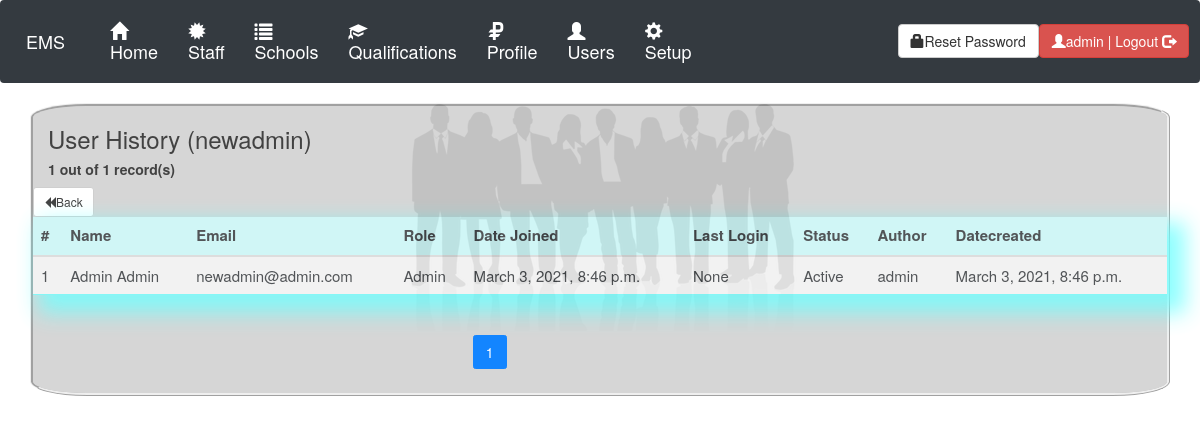
The app's page /user/useraudit/3 (signed in) with its own data.
### account/models.py (models this page shows, shortened)
class UserHistory(models.Model):
	username = models.IntegerField()
	fname = models.CharField(max_length=25,blank=False)
	lname = models.CharField(max_length=25,blank=False)
	email = models.CharField(max_length=50,blank=True)
	role = models.CharField(max_length=10,blank=True)
	is_active = models.BooleanField(default=False)
	last_login= models.DateTimeField(max_length=30,null=True,blank=True)
	date_joined=models.DateTimeField(max_length=30,blank=False)
	datecreated= models.DateTimeField(auto_now_add=True)
	author = models.ForeignKey(User,on_delete=models.DO_NOTHING)

### account/views.py (the view)
# urls.py: path('user/useraudit/<int:id>', views.user_audit,name='useraudit'),
@permission_required('account.view_userhistory')
def user_audit(request,id):
	record = get_object_or_404(User, id=id)
	records=UserHistory.objects.filter(username=record.id).order_by('id')
	totalrecords=UserHistory.objects.filter(username=record.id).count()
	paginator=Paginator(records,20)
	page_num=request.GET.get('page', 1)
	records=paginator.get_page(page_num)
	pagecount=int(len(list(records)))
	counted=str(pagecount) +" out of "+str(totalrecords)+" record(s)"
	context={"title":"User History ("+ str(record.username)+")","records":records,"counted":counted,"showform":"none",}
	return render(request,'user/userhistory.html',context)

### account/views.py (called while the page is built)
def permission_required(perm, login_url=None, raise_exception=True):
	def check_perms(user):
		if isinstance(perm, six.string_types):
			perms = (perm, )
		else:
			perms = perm
		if user.has_perms(perms):
			return True
		if raise_exception and user.pk:
			raise PermissionDenied
		return False
	return user_passes_test(check_perms, login_url=login_url)

### account/templates/user/userhistory.html
{% extends 'template.html' %}
{% block content %}
<a href="{% url 'allusers' %}" class="btn btn-default btn-sm"><i class="glyphicon glyphicon-backward"></i>Back</a>
	<table class="table table-striped table-hover">
     <thead>
        <th>#</th>
        <th>Name</th>
        <th>Email</th>
        <th>Role</th>
        <th>Date Joined</th>
        <th>Last Login</th>
        <th>Status</th>
        <th>Author</th>
        <th>Datecreated</th>
    </thead>
    {% for record in records.object_list %}
        {% if record.is_active %}
        <tr>
        {% else %}
        <tr style="background-color: lightsalmon">
        {% endif %}
            <td>{{forloop.counter}}</td>
            <td>{{record.fname}} {{record.lname}}</td>
            <td>{{record.email}}</td>
            <td>{{record.role}}</td>
            <td>{{record.date_joined}}</td>
            <td>{{record.last_login}}</td>
            <td>
                {% if record.is_active %}
                Active
                {% else %}
                Inactive
                {% endif %}
            </td>
            <td>{{record.author}}</td>
            <td>{{record.datecreated}}</td>
        </tr>
    {% endfor %}
</table>
{% endblock %}

### account/templates/navbar.html (shortened to what this page needs)
<nav class="navbar navbar-expand-md navbar-dark fixed-top bg-dark">
  <a class="navbar-brand" href="{% url 'home' %}">EMS
  </a>
  <div class="collapse navbar-collapse" id="navbarCollapse">
    {% if request.user.is_authenticated %}
    <ul class="navbar-nav mr-auto">
      <h4>
        <li class="nav-item active">
          <a class="nav-link" href="{% url 'home' %}">
            <i class="glyphicon glyphicon-home"></i>
            <br/>Home</a>
        </li>
      </h4>
        {% include 'blank.html' %}
        <h4>
        <li class="nav-item active">
        {% if perms.staff.view_staffmodule %}
          <a class="nav-link" href="{% url 'staffmodule' %}">
           <i class="glyphicon glyphicon-certificate"></i>
            <br/>Staff</a>
            {% endif %}
        </li>
        </h4>
        {% include 'blank.html' %}
        <h4>
        <li class="nav-item active">
          {% if perms.school.view_schoolmodule %}
          <a class="nav-link" href="{% url 'schoolmodule' %}">
              <i class="glyphicon glyphicon-list"></i>
              <br/>Schools</a>
              {% endif %}
        </li>
        </h4>
        {% include 'blank.html' %}
        <h4>
        <li class="nav-item active">
          {% if perms.qualification.view_qualificationmodule %}
          <a class="nav-link" href="{% url 'qualicationmodule' %}">
              <i class="glyphicon glyphicon-education"></i>
              <br/>Qualifications</a>
              {% endif %}
        </li>
        </h4>
        {% include 'blank.html' %}
        <h4>
        <li class="nav-item active">
          {% if perms.staff.view_myprofile %} {% if user.is_active %}
          <a class="nav-link" href="{% url 'myprofile' %}"><i class="glyphicon glyphicon-ruble"></i>
            <br/>Profile</a>
            {% endif %} {% endif %}
        </li>
        </h4>
        {% include 'blank.html' %}
        <h4>
        <li class="nav-item active">
          {% if perms.account.view_usermodule %}
          <a class="nav-link" href="{% url 'user' %}">
             <i class="glyphicon glyphicon-user"></i>
              <br/>Users</a>
              {% endif %}
        </li>
        </h4>
        {% include 'blank.html' %}
        <h4>
        <li class="nav-item active">
          {% if perms.account.view_setupmodule %}
          <a class="nav-link" href="{% url 'setup' %}">
            <i class="glyphicon glyphicon-cog"></i>
            <br/>Setup</a>
            {% endif %}
        </li>
        </h4>
    </ul>
      {% endif %}
  </div>
  {% if request.user.is_authenticated %}
  <a href="{% url 'changepassword' %}" class="btn btn-default"><i class="glyphicon glyphicon-lock"></i>Reset Password</a>
    <a href="{% url 'userlogout' %}" class="btn btn-danger" onclick="return confirm('Logout of the System?')">
    <i class="glyphicon glyphicon-user"></i>{{ user }} | Logout <i class="glyphicon glyphicon-log-out"></i></a>
  {% endif %}
</nav>

### account/static/css/style.css (style rules this page uses)
body { background-image: url("../img/new.png"); background-position: center; min-height: 380px; background-repeat: no-repeat; position: relative; }
table { width: 100%; text-align: center; box-shadow: 12px 12px 20px 6px #66FFFF; font-size: 15px; overflow-x:auto; border-collapse: collapse; opacity: 0.8; }
table tr:nth-child(odd) { background: #CCFFFF; }
th, td { padding: 8px; text-align: left; border-bottom: 1px solid #66FFFF; }

### records on screen
UserHistory: fname "Admin", lname "Admin", email "newadmin@admin.com", role "Admin", date_joined "March 3, 2021, 8:46 p.m.", last_login "None", is_active "Active", author "admin", datecreated "March 3, 2021, 8:46 p.m."

### other values on screen
{{ user }} "admin"
{{ title }} "User History (newadmin)"
{{ counted }} "1 out of 1 record(s)"
{{ n }} "1"
